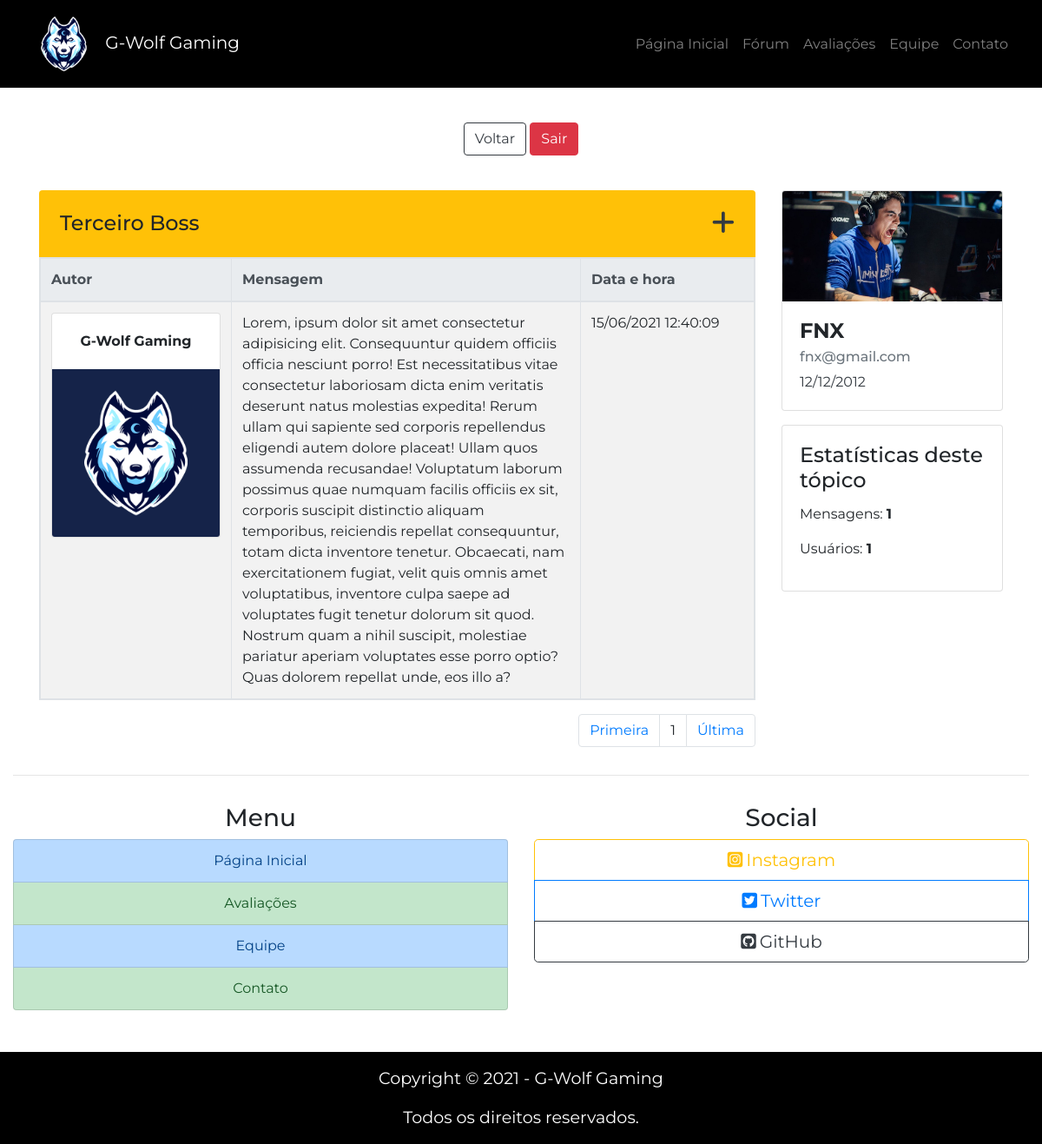
Page /topicos/third-boss.php (signed in) on the earlier database version.
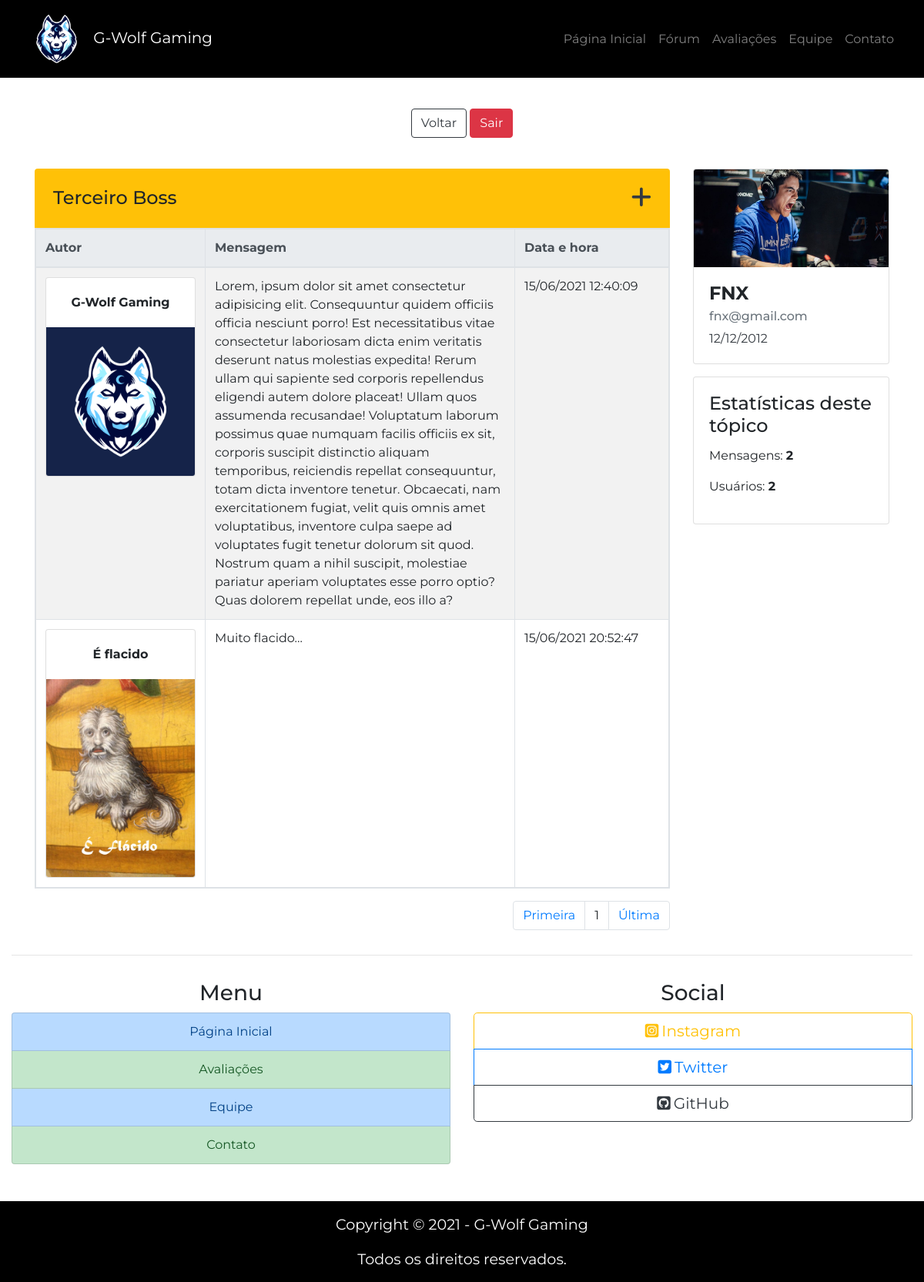
Same page on the later database version.
### tables this page shows
CREATE TABLE IF NOT EXISTS `mensagens_topico` (
  `id_msg` int(11) NOT NULL AUTO_INCREMENT,
  `conteudo_msg` varchar(3000) NOT NULL,
  `autor_msg` varchar(255) NOT NULL,
  `img_autor_msg` varchar(40) NOT NULL,
  `data_msg` datetime NOT NULL,
  `topico_msg` varchar(255) NOT NULL,
  PRIMARY KEY (`id_msg`)
);

### topicos/third-boss.php (the view, shortened to what the changed rows need)
<?php
include_once("../php/conexao.php");
$contar_msg = "SELECT * FROM mensagens_topico WHERE topico_msg = 'Terceiro Boss'";
$resultado_contar_msg = mysqli_query($connect, $contar_msg);
$total_msg = mysqli_num_rows($resultado_contar_msg);
$contar_usuarios = "SELECT autor_msg, COUNT(autor_msg) as total FROM mensagens_topico WHERE topico_msg = 'Terceiro Boss' GROUP BY autor_msg";
$resultado_contar_usuarios = mysqli_query($connect, $contar_usuarios);
$total_usuarios = mysqli_num_rows($resultado_contar_usuarios);
?>
<!DOCTYPE html>
<html lang="pt-br">
<head>
    <link rel="stylesheet" href="https://stackpath.bootstrapcdn.com/bootstrap/4.5.0/css/bootstrap.min.css">
    <link rel="stylesheet" href="../css/global.css">
    <link rel="stylesheet" href="../css/homeforum.css">
</head>
<body>
    <main>
        <div class="container mt-2">
            <div class="row">
                <div class="col-12 col-lg-9 col-xl-9">
                    <div id="topic" class="d-flex bg-warning mb-0 p-4 rounded-top justify-content-between">
                        <h2 class="h4 mb-0">Terceiro Boss</h2>
                    </div>
                    <table class="table table-striped table-bordered table-responsive">
                        <thead class="thead-light">
                            <tr>
                                <th scope="col" class="autor-col">Autor</th>
                                <th scope="col" class="msg-col">Mensagem</th>
                                <th scope="col" class="date-col">Data e hora</th>
                            </tr>
                        </thead>
                        <tbody>
                            <?php
                                $pagina_atual = filter_input(INPUT_GET, 'pagina', FILTER_SANITIZE_NUMBER_INT);
                                $pagina = (!empty($pagina_atual)) ? $pagina_atual : 1;
                                $qnt_pagina = 20;
                                $inicio = ($qnt_pagina * $pagina) - $qnt_pagina;
                                $show_msg = "SELECT * FROM mensagens_topico WHERE topico_msg = 'Terceiro Boss' LIMIT $inicio, $qnt_pagina";
                                $resultado_show_msg = mysqli_query($connect, $show_msg);
                                while($row_msg = mysqli_fetch_assoc($resultado_show_msg)):
                            ?>
                            <tr>
                                <td>
                                    <div class="card text-center">
                                        <div class="card-body">
                                            <b><?php echo $row_msg['autor_msg']; ?></b>
                                        </div>
                                        <img class="card-img-bottom" src="../upload/<?php echo $row_msg['img_autor_msg']; ?>" alt="Imagem Autor">
                                    </div>
                                </td>
                                <td>
                                    <?php echo $row_msg['conteudo_msg']; ?>
                                </td>
                                <td>
                                    <div><?php $data_msg = $row_msg['data_msg']; echo date('d/m/Y H:i:s', strtotime($data_msg)); ?></div>
                                </td>
                            </tr>
                            <?php
                                endwhile;
                            ?>
                        </tbody>
                    </table>
                </div>
                <div class="col-12 col-lg-3 col-xl-3">
                    <aside>
                        <div class="row">
                            <div class="col-12 col-sm-6 col-lg-12 col-xl-12">
                                <div class="card mb-3 mb-sm-3 mb-xl-3">
                                    <div class="card-body">
                                        <h2 class="h4 card-title">Estatísticas deste tópico</h1>
                                        <p>Mensagens: <b><?php echo $total_msg; ?></b></p>
                                        <p>Usuários: <b><?php echo $total_usuarios; ?></b></p>
                                    </div>
                                </div>
                            </div>
                        </div>
                    </aside>
                </div>
            </div>
        </div>
    </main>
</body>
</html>

Differences in the rows shown:
added mensagens_topico: autor_msg "É flacido", img_autor_msg (picture), conteudo_msg "Muito flacido...", data_msg "15/06/2021 20:52:47"
Other differences:
$total_msg: "1" → "2"
$total_usuarios: "1" → "2"
